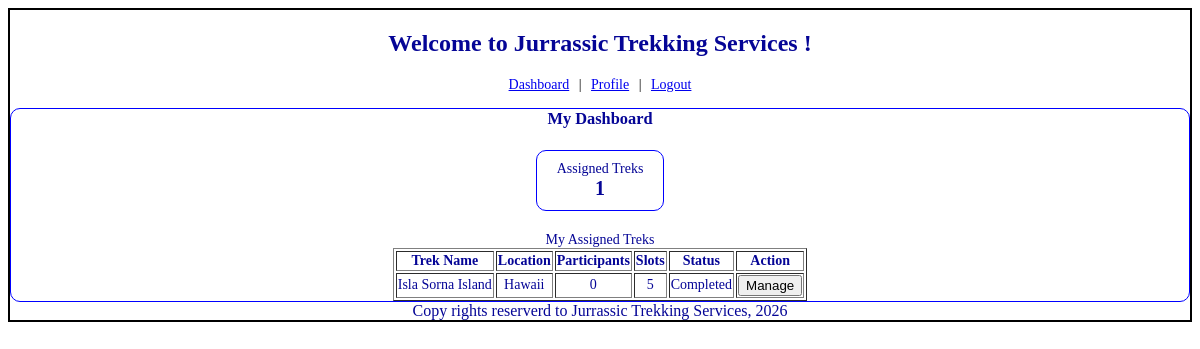
The app's page /staff/ (signed in) with its own data.
### models.py (models this page shows)
class trek(db.Model):
    trek_id = db.Column(db.Integer, primary_key=True)
    trek_name = db.Column(db.String, nullable=False)
    location = db.Column(db.String, nullable=False)
    difficulty = db.Column(db.String, nullable=False)
    duration_days = db.Column(db.Integer, nullable=False)
    start_date = db.Column(db.Date, nullable=False)
    end_date = db.Column(db.Date, nullable=False)
    available_slots = db.Column(db.Integer, nullable=False)
    assigned_staff_id = db.Column(db.Integer, db.ForeignKey('staff_profile.staff_id'))
    status = db.Column(db.String, nullable=False, default="Pending")
    created_at = db.Column(db.DateTime, nullable=False, default=datetime.utcnow)
    bookings = db.relationship('booking', backref='trek', lazy=True)

### controller.py (the view)
@app.route("/staff/")
def staff_dashboard():
  if session.get('role') != 'Staff':
    return redirect(url_for('signin'))
  my_profile = staff_profile.query.filter_by(user_id=session['uid']).first()
  my_treks = my_profile.treks if my_profile else []
  return render_template("staff_dashboard.html", my_treks=my_treks)

### templates/staff_dashboard.html
{% extends "base.html" %}
{% block content %}
    <div class="navlinks">
        <a href="/staff/">Dashboard</a> |
        <a href="/staff/profile">Profile</a> |
        <a href="/logout">Logout</a>
    </div>
    <div class="dashboard-form">
        <h3 class="center">My Dashboard</h3><br>
        <div class="center">
            <div class="stat-box">Assigned Treks<br><b>{{my_treks|length}}</b></div>
        </div>
        <br>
        <table class="center" name="My Treks" border="1">
        <caption>My Assigned Treks</caption>
        <tr>
            <th>Trek Name</th>
            <th>Location</th>
            <th>Participants</th>
            <th>Slots</th>
            <th>Status</th>
            <th>Action</th>
        </tr>
        {% for t in my_treks %}
        <tr>
            <td>{{t.trek_name}}</td>
            <td>{{t.location}}</td>
            <td>{{t.bookings|length}}</td>
            <td>{{t.available_slots}}</td>
            <td>{{t.status}}</td>
            <td><a href="/staff/trek/{{t.trek_id}}"><input type="button" value="Manage"></a></td>
        </tr>
        {% else %}
        <tr><td colspan="6">No treks assigned yet</td></tr>
        {% endfor %}
        </table>
    </div>
{% endblock %}

### static/main.css (style rules this page uses)
.center { text-align: center; margin: auto; color: rgb(5 , 5 , 150); }
.dashboard-form { border: 1px solid blue; margin: auto; border-radius: 10px; font-size: 14px; text-align: justify; }
.navlinks { text-align: center; margin-bottom: 15px; font-size: 14px; }
.navlinks a { margin: 0 6px; }
.stat-box { display: inline-block; border: 1px solid blue; border-radius: 10px; padding: 10px 20px; margin: 5px; text-align: center; }
.stat-box b { font-size: 20px; }

### records on screen
trek: trek_name "Isla Sorna Island", location "Hawaii", bookings|length "0", available_slots "5", status "Completed"

### other values on screen
{{ my_treks|length }} "1"
